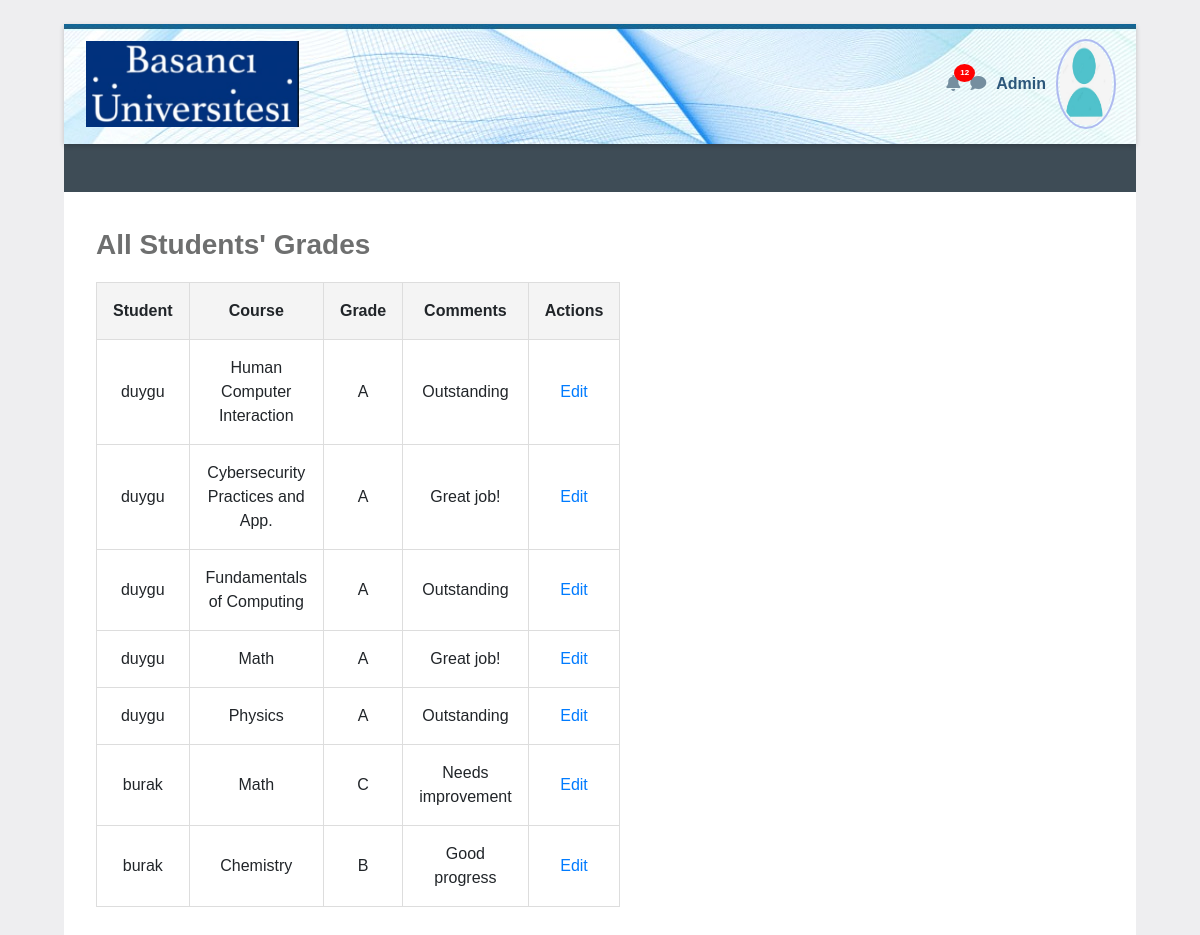
/admin, run on an earlier commit of the app's database.
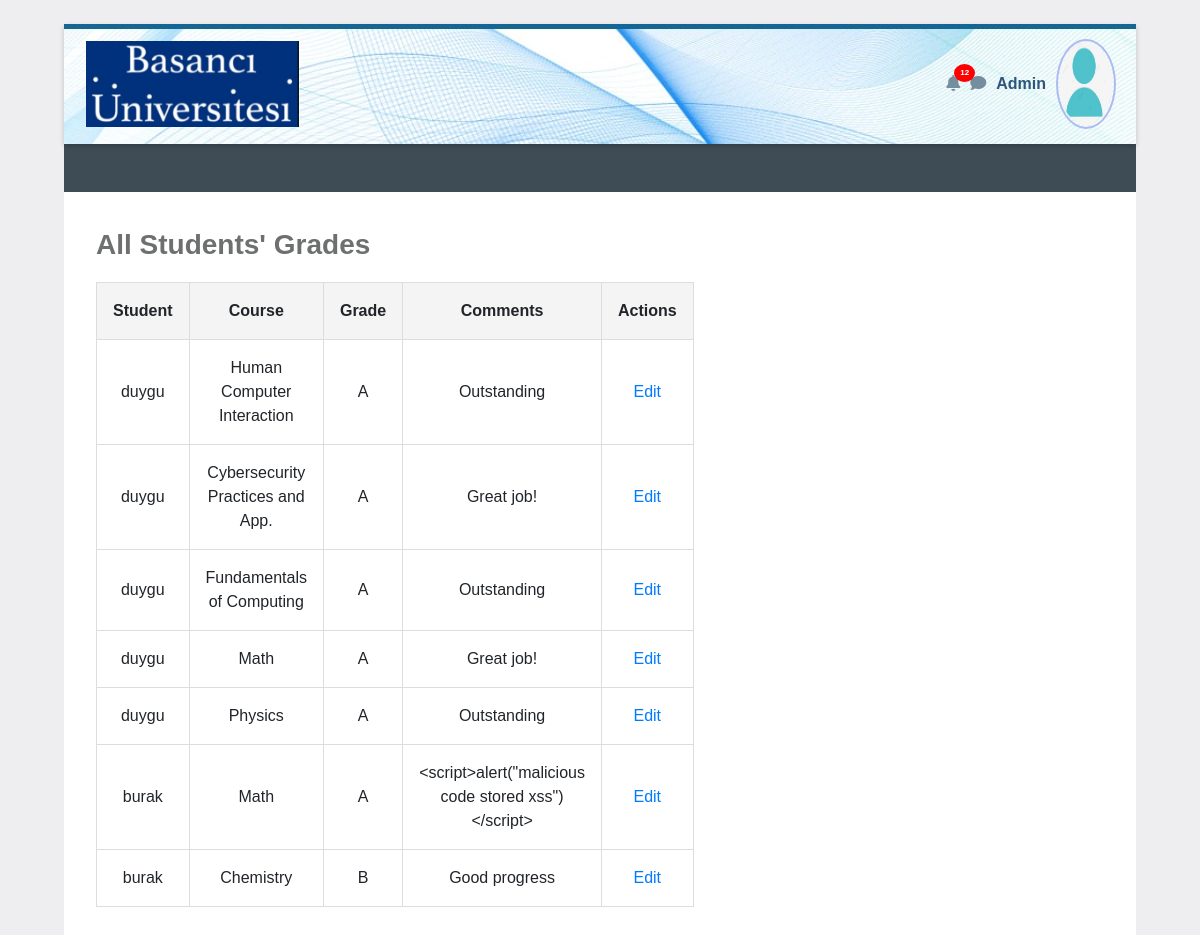
And on a later commit of the database.
### tables this page shows
CREATE TABLE grades (
        id INTEGER PRIMARY KEY,
        student_id INTEGER,
        course TEXT,
        grade TEXT,
        comments TEXT,
        FOREIGN KEY(student_id) REFERENCES users(id)
    );

CREATE TABLE users (
        id INTEGER PRIMARY KEY,
        username TEXT UNIQUE,
        password TEXT,
        role TEXT
    );

### app/routes.py (the view)
@main.route('/admin')
def admin_dashboard():
    conn = sqlite3.connect('vulnerable.db')
    c = conn.cursor()
    c.execute('''SELECT u.username, g.course, g.grade, g.comments, g.id
                 FROM grades g JOIN users u ON g.student_id = u.id''')
    grades = c.fetchall()
    conn.close()
    return render_template('admin_dashboard.html', grades=grades)

### app/templates/admin_dashboard.html (shortened to what this page needs)
<!DOCTYPE html>
<html lang="en">
<head>
    <link rel="stylesheet" href="https://stackpath.bootstrapcdn.com/bootstrap/4.5.2/css/bootstrap.min.css">
    <link rel="stylesheet" href="https://cdnjs.cloudflare.com/ajax/libs/font-awesome/5.15.4/css/all.min.css">
</head>
<body>
    <div class="initialBox">
        <div class="navbar">
            <div>
                <img src="{{ url_for('static', filename='logo.png') }}" alt="Logo">
            </div>
            <div class="user-profile">
                <div class="notification">
                    <i class="fas fa-bell icn"></i>
                    <span class="notification-badge">12</span>
                </div>
                <div >
                    <i class="fas fa-comment icn"></i>
                </div>
                <div class="user-profile" onclick="toggleDropdown()">
                <span class="user-name">Admin</span>
                <img src="{{ url_for('static', filename='user.png') }}" alt="Profile" class="profile-img">
                </div>
            </div>
        </div>
        <div class="middle-bar">
        </div>
        <div class="wrapper">
        <div class="header"> All Students' Grades</div>
            <table >
                <tr>
                    <th>Student</th>
                    <th>Course</th>
                    <th>Grade</th>
                    <th>Comments</th>
                    <th>Actions</th>
                </tr>
                {% for username, course, grade, comments, grade_id in grades %}
                <tr>
                    <td>{{ username }}</td>
                    <td>{{ course }}</td>
                    <td>{{ grade }}</td>
                    <td>{{ comments }}</td>
                    <td>
                        <a href="{{ url_for('main.edit_grade', grade_id=grade_id) }}">Edit</a>
                    </td>
                </tr>
                {% endfor %}
            </table>
    </div>
    </body>
    </html>

What changed in the data, as far as the page shows it:
changed grades: grade "C" → "A"; comments "Needs improvement" → "<script>alert(\"malicious code stored xss\")</script>"
